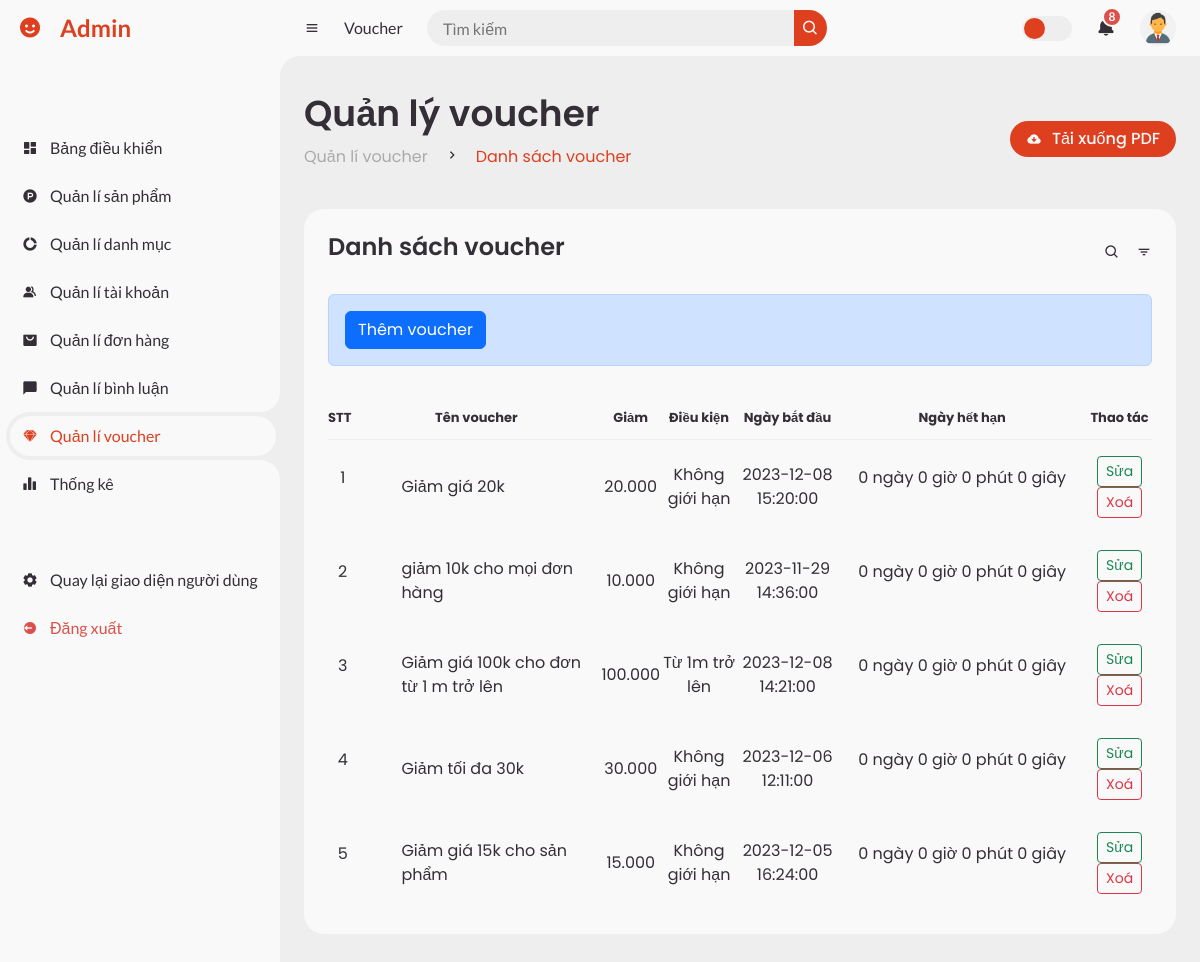
The app's page /admin/index.php?action=listVoucher (signed in) with its own data.
### tables this page shows
CREATE TABLE `users` (
  `user_id` int NOT NULL,
  `first_name` varchar(100) NOT NULL,
  `last_name` varchar(100) NOT NULL,
  `email` varchar(100) NOT NULL,
  `user_image` varchar(255) DEFAULT NULL,
  `password` varchar(100) NOT NULL,
  `phone` varchar(100) DEFAULT NULL,
  `date` date NOT NULL,
  `address` varchar(255) DEFAULT NULL,
  `gender` varchar(10) NOT NULL,
  `role` int NOT NULL DEFAULT '0'
);

CREATE TABLE `voucher` (
  `voucher_id` int NOT NULL,
  `content_voucher` varchar(255) NOT NULL,
  `del_price` int NOT NULL DEFAULT '0',
  `del_percent` int NOT NULL DEFAULT '0',
  `from_price` int NOT NULL DEFAULT '0',
  `to_price` int NOT NULL DEFAULT '99999999',
  `start_date` datetime NOT NULL,
  `end_date` datetime NOT NULL
);

### models/PDO_admin.php (called while the page is built, shortened)
<?php
$conn = null;
try {
    $conn = new PDO('mysql:host=localhost;dbname=vanh-store', 'root', '', [
        PDO::ATTR_ERRMODE => PDO::ERRMODE_EXCEPTION,
        PDO::ATTR_DEFAULT_FETCH_MODE => PDO::FETCH_ASSOC
    ]);
} catch (PDOException $e) {
    echo 'Kết nối thất bại ' . $e->getMessage() . '<br>';
}
function getDataBy($table, $data)
{
    if($data==[]){
        $data=1;
    }else{
        foreach ($data as $key => $value) {
            $data[$key] = $key . "='" . $value . "'";
        }
    }
    $data = implode(" AND ", $data);
    $sql = "SELECT * FROM ${table} WHERE ${data}";
    return query($sql)->fetch();
}
function getAll($table, $orderBy=[], $limit=999999)
{
    $orderBy = $orderBy==[]?'':("ORDER BY ".implode(",", $orderBy));
    $sql = "SELECT * FROM ${table}  ${orderBy} LIMIT ${limit}";
    return query($sql)->fetchAll();
}
function query($sql)
{
    global $conn;
    $stmt = $conn->prepare($sql);
    $stmt->execute();
    return $stmt;
}

### admin/voucher/listVoucher.php (the view, shortened to what this page needs)
<section id="content">
    <nav>
        <i class='bx bx-menu'></i>
        <a href="#" class="nav-link">Voucher</a>
        <form action="#">
            <div class="form-input">
                <input type="search" placeholder="Tìm kiếm">
                <button type="submit" class="search-btn"><i class='bx bx-search'></i></button>
            </div>
        </form>
        <label for="switch-mode" class="switch-mode"></label>
        <a href="#" class="notification">
            <i class='bx bxs-bell'></i>
            <span class="num">8</span>
        </a>
        <a href="#" class="profile">
            <img src="../public/upload/image/user/<?= $user['user_image'] ?>">
        </a>
    </nav>
    <main>
        <div class="head-title">
            <div class="left">
                <h1>Quản lý voucher</h1>
                <ul class="breadcrumb">
                    <li>
                        <a href="#">Quản lí voucher</a>
                    </li>
                    <li><i class='bx bx-chevron-right'></i></li>
                    <li>
                        <a class="active" href="#">Danh sách voucher</a>
                    </li>
                </ul>
            </div>
            <a href="#" class="btn-download">
                <i class='bx bxs-cloud-download'></i>
                <span class="text">Tải xuống PDF</span>
            </a>
        </div>
        <div class="table-data">
            <div class="order">
                <div class="head">
                    <h3>Danh sách voucher</h3>
                    <i class='bx bx-search'></i>
                    <i class='bx bx-filter'></i>
                </div>
                <div class="alert alert-primary add__btn__click">
                    <a class="btn btn-primary w100hz" href="index.php?action=addVoucher">Thêm voucher</a>
                </div>
                <table class="tbl__tab">
                    <thead>
                    <tr class="tr_th">
                        <th>STT</th>
                        <th>Tên voucher</th>
                        <th>Giảm</th>
                        <th>Điều kiện</th>
                        <th>Ngày bắt đầu</th>
                        <th>Ngày hết hạn</th>
                        <th>Thao tác</th>
                    </tr>
                    </thead>
                    <tbody style="text-align: center">
                    <?php foreach ($allVoucher as $key=>$voucher):?>
                    <tr>
                        <td><?=$key+1?></td>
                        <td><p style="text-align: left; padding-left:50px"><?=$voucher['content_voucher']?></p></td>
                        <td><?php if($voucher['del_price']!=0){echo number_format($voucher['del_price'],0,',','.');}if($voucher['del_percent']!=0){echo number_format($voucher['del_percent'],0,',','.').'%';}?></td>
                        <td><?php
                            if($voucher['from_price']==0&&$voucher['to_price']==999999999){
                                echo 'Không giới hạn';
                            }else if($voucher['to_price']==999999999){
                                echo 'Từ '. preg_replace('/.0{3}k/','m',preg_replace('/.0{3}$/','k',number_format($voucher['from_price'],0,',','.'))).' trở lên';
                            }else{
                                echo 'Từ '. preg_replace('/.0{3}k/','m',preg_replace('/.0{3}$/','k',number_format($voucher['from_price'],0,',','.'))).'Đến'.preg_replace('/.0{3}k/','m',preg_replace('/.0{3}$/','k',number_format($voucher['from_price'],0,',','.')))   ;
                            }
                            ?>
                        </td>
                        <td><?=$voucher['start_date']?></td>
                        <td class="d-flex justify-content-center align-items-center"><p style="padding-top: 10px;" voucher_id="<?=$voucher['voucher_id']?>" class="timeCL">0 ngày 0 giờ 0 phút 0 giây</p></td>
                        <td>
                            <a href="index.php?action=editVoucher&voucher_id=<?=$voucher['voucher_id']?>" class="btn btn-outline-success btn-sm">Sửa</a>
                            <a data-bs-toggle="modal" data-bs-target="#exampleModal<?=$voucher['voucher_id']?>" class="btn btn-outline-danger btn-sm">Xoá</a>
                        </td>
                    </tr>
                    <?php endforeach;?>
                    </tbody>
                </table>
            </div>
        </div>
    </main>
</section>

### public/css/adminDetail.css (style rules this page uses)
:root { --nc-cl-hd: #cc3b1e; --nc-cl-hd2-dost: #dd3f1f; --nc-bg-bd: #ee4d2d; }
.add__btn__click { margin-bottom: 42px !important; }
#content nav form .form-input button { background-color: var(--nc-cl-hd2-dost); }
#content nav .switch-mode::before { background-color: var(--nc-cl-hd2-dost); }
#content main .head-title .left .breadcrumb li a.active { color: var(--nc-cl-hd2-dost) !important; }
#content main .head-title .btn-download { background-color: var(--nc-cl-hd2-dost); }
.tr_th th { text-align: center !important; }
#content main .table-data .order table tr td:first-child { display: block; align-items: center; grid-gap: 12px; padding-left: 6px; }

### admin/voucher/listVoucher.php (style rules this page uses)
* { margin: 0; padding: 0; }
p { width: 250px; margin: 0!important; }

### records on screen
users: user_image (picture)
voucher: content_voucher "Giảm giá 20k", del_price "20.000", from_price "Không giới hạn", start_date "2023-12-08 15:20:00"
voucher: content_voucher "giảm 10k cho mọi đơn hàng", del_price "10.000", from_price "Không giới hạn", start_date "2023-11-29 14:36:00"
voucher: content_voucher "Giảm giá 100k cho đơn từ 1 m trở lên", del_price "100.000", from_price "1m", start_date "2023-12-08 14:21:00"
voucher: content_voucher "Giảm tối đa 30k", del_price "30.000", from_price "Không giới hạn", start_date "2023-12-06 12:11:00"
voucher: content_voucher "Giảm giá 15k cho sản phẩm", del_price "15.000", from_price "Không giới hạn", start_date "2023-12-05 16:24:00"
